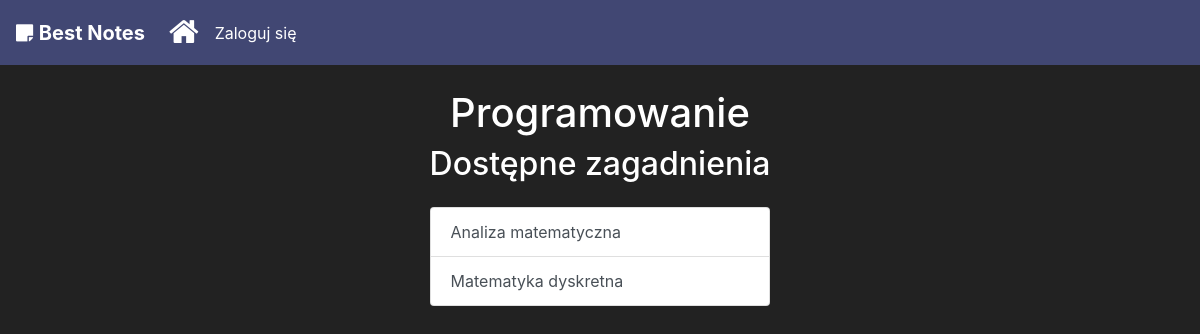
/bestnotes/topics_by_subject_id/2, run on the app's committed database.
### bestnotes/models.py (models this page shows)
class Subject(models.Model):
    name = models.CharField(max_length=30)
    student = models.ForeignKey(StudentProfile, on_delete=models.CASCADE)

class Topic(models.Model):
    name = models.CharField(max_length=30)
    subject = models.ForeignKey(Subject, on_delete=models.CASCADE)
    add_date = models.DateField()

### bestnotes/views.py (the view)
# urls.py: path('topics_by_subject_id/<subject_id>', views.topics_by_subject_id, name="topics"),
def topics_by_subject_id(request,subject_id):
    all_topics = Topic.objects.all()
    topics_under_subject = all_topics.filter(subject__id=subject_id) #get topics under given subject
    if len(topics_under_subject) > 0:
        subject_name = all_topics[0].subject.name  # Get note with given id
        context = {
            'subject_name': subject_name,
            'topics': topics_under_subject
        }
        return render(request, "topics.html", context)
    else:
        return HttpResponse("Topics not found.")

### bestnotes/templates/topics.html
{% extends 'base.html' %}
{% load static %}
{% block css %}
    <link rel="stylesheet" type="text/css" href="{% static 'topics.css' %}">
{% endblock %}
{% block content %}
{% include 'navbar.html' %}
<div class="container d-flex justify-content-center">
    <div class="row mt-4"><h1 class="subjectname">{{subject_name}}</h1></div>
</div>
<div class="container d-flex justify-content-center">
    <div class="row">
        <div class="col-sm-12">
            <h2 class="text-white text-center">Dostępne zagadnienia</h2>
            <ul class="list-group cProductsList mt-4">
                {% for topic in topics%}
                    <a href="/bestnotes/notes_by_topic/{{ topic.id }}" class="list-group-item list-group-item-action">{{ topic.name }}</a>
                {% endfor %}
            </ul>
        </div>
    </div>
</div>
{% endblock %}

### bestnotes/static/all.css (style rules this page uses)
body { background-color: #222; }

### bestnotes/static/topics.css (style rules this page uses)
.subjectname { text-decoration: none; color:white; }

### data on the page
Subject: name "Programowanie"
Topic: name "Analiza matematyczna"
Topic: name "Matematyka dyskretna"
